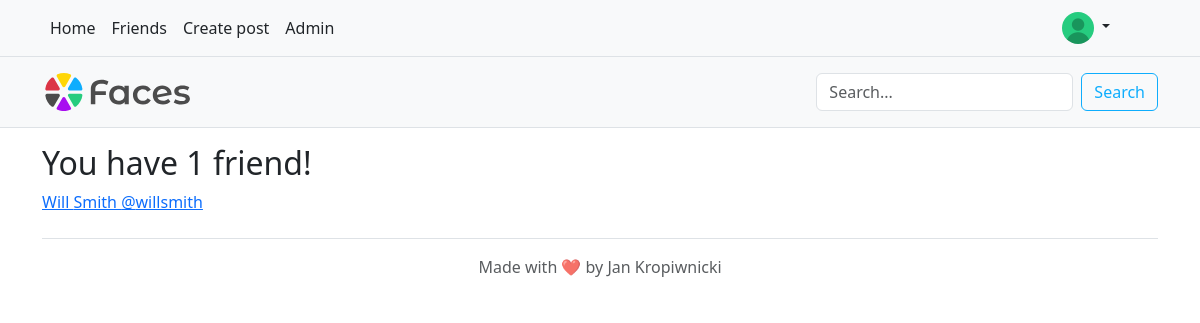
Page /friends/ (signed in) on the earlier database version.
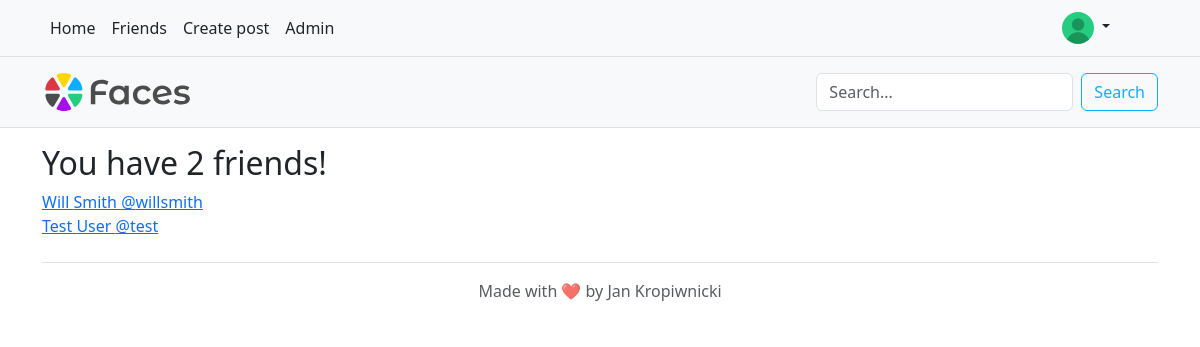
Same page on the later database version.
### faces_app/models.py (models this page shows)
class Person(models.Model):
    user = models.OneToOneField(User, on_delete=models.CASCADE)
    friends = models.ManyToManyField("self")
    notifications = models.JSONField()
    unread = models.PositiveIntegerField()
    POST_VIS_FRIENDS = '0'
    POST_VIS_FRIENDS_FRIENDS = '1'
    POST_VIS_EVERYONE = '2'
    POST_VIS_CHOICES = [
        (POST_VIS_FRIENDS, "Friends"),
        (POST_VIS_FRIENDS_FRIENDS, "Friends' friends"),
        (POST_VIS_EVERYONE, "Everyone"),
    ]
    post_vis = models.PositiveIntegerField(
        choices=POST_VIS_CHOICES,
        default=POST_VIS_FRIENDS
    )

### faces_app/views.py (the view)
# urls.py: path('friends/', faces_app.views.friend_list, name="friends"),
def friend_list(request):
    return render(request, "friend-list.html", {"friend_count": len(request.user.person.friends.all())})

### templates/friend-list.html (shortened to what this page needs)
{% extends 'base.html' %}
{% block content %}
    <h2>You have {% if friend_count == 0 %}no{% else %}{{ friend_count }}{% endif %} friend{% if friend_count != 1 %}s{% endif %}!</h2>
    {% for friend in user.person.friends.all %}
        <a href="{% url 'user' friend.user.username %}">{{ friend.user.first_name }} {{ friend.user.last_name }} @{{ friend.user.username }}</a><br>
    {% endfor %}
{% endblock %}

Differences in the rows shown:
added Person: user.first_name "Test", user.last_name "User", user.username "test"
Other differences:
{{ friend_count }}: "1" → "2"
text now shown: "s"
